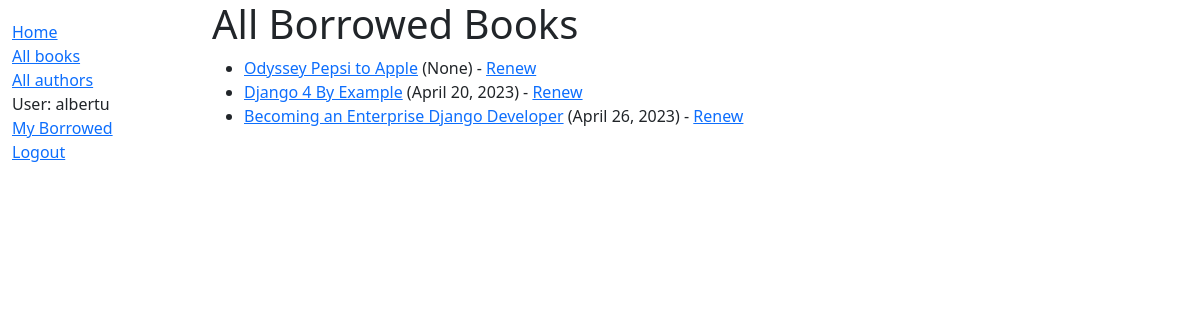
Screenshot of /catalog/borrowed/ (signed in) with the database file from the repository.
### catalog/models.py (models this page shows, shortened)
class BookInstance(models.Model):
    id = models.UUIDField(primary_key=True, default=uuid.uuid4, help_text='Unique ID for this particular book across whole library')
    book = models.ForeignKey('Book', on_delete=models.RESTRICT, null=True)
    imprint = models.CharField(max_length=200)
    due_back = models.DateField(null=True, blank=True)
    borrower = models.ForeignKey(User, on_delete=models.SET_NULL, null=True, blank=True)
    LOAN_STATUS = (
        ('m', 'Maintenance'),
        ('o', 'On loan'),
        ('a', 'Available'),
        ('r', 'Reserved'),
    )
    status = models.CharField(
        max_length=1,
        choices=LOAN_STATUS,
        blank=True,
        default='m',
        help_text='Book availability',
    )
    class Meta:
        ordering = ['due_back']
        permissions = (("can_mark_returned", "Set book as returned"),)
    def is_overdue(self):
        return bool(self.due_back and date.today() > self.due_back)

class Book(models.Model):
    title = models.CharField(max_length=200)
    author = models.ForeignKey('Author', on_delete=models.SET_NULL, null=True)
    summary = models.TextField(max_length=1000, help_text='Enter a brief description of the book')
    isbn = models.CharField('ISBN', max_length=13, unique=True,
                             help_text='13 Character <a href="https://www.isbn-international.org/content/what-isbn">ISBN number</a>')
    genre = models.ManyToManyField(Genre, help_text='Select a genre for this book')
    def display_genre(self):
        """Create a string for the Genre. This is required to display genre in Admin."""
        return ', '.join(genre.name for genre in self.genre.all()[:3])
    display_genre.short_description = 'Genre'

### catalog/views.py (the view)
# urls.py: path(r'borrowed/',views.LoanedBooksAllListView.as_view(),name='all-borrowed'),
class LoanedBooksAllListView(PermissionRequiredMixin, generic.ListView):
    model = BookInstance
    permission_required = 'catalog.can_mark_returned'
    template_name = 'catalog/bookinstance_list_borrowed_all.html'
    paginate_by = 10
    def get_queryset(self):
        return BookInstance.objects.filter(status__exact='o').order_by('due_back')

### catalog/templates/catalog/bookinstance_list_borrowed_all.html
{% extends "base_generic.html" %}
{% block content %}
    <h1>All Borrowed Books</h1>
    {% if bookinstance_list %}
    <ul>
      {% for bookinst in bookinstance_list %}
      <li class="{% if bookinst.is_overdue %}text-danger{% endif %}">
        <a href="{% url 'book-detail' bookinst.book.pk %}">{{bookinst.book.title}}</a> ({{ bookinst.due_back }}) {% if user.is_staff %}- {{ bookinst.borrower }}{% endif %} {% if perms.catalog.can_mark_returned %}- <a href="{% url 'renew-book-librarian' bookinst.id %}">Renew</a>  {% endif %}
      </li>
      {% endfor %}
    </ul>
    {% else %}
      <p>There are no books borrowed.</p>
    {% endif %}
{% endblock %}

### catalog/templates/base_generic.html (shortened to what this page needs)
<!DOCTYPE html>
<html lang="en">
<head>
    <link href="https://cdn.jsdelivr.net/npm/bootstrap@5.1.3/dist/css/bootstrap.min.css" rel="stylesheet">
    {% load static %}
    <link rel="stylesheet" href="{% static 'css/styles.css' %}">
</head>
<body>
    <div class="container-fluid">
        <div class="row">
            <div class="col-sm-2">
                {%  block sidebar %}
                    <ul class="sidebar-nav">
                        <li><a href="{% url 'index' %}">Home</a></li>
                        <li><a href=" {% url 'books' %}">All books</a></li>
                        <li><a href="{% url 'authors' %}">All authors</a></li>
                        {% if user.is_authenticated %}
                        <li>User: {{ user.get_username }}</li>
                        <li><a href="{% url 'my-borrowed' %}">My Borrowed</a></li>
                        <li><a href="{% url 'logout' %}?next={{ request.path }}">Logout</a></li>
                      {% else %}
                        <li><a href="{% url 'login' %}?next={{ request.path }}">Login</a></li>
                      {% endif %}
                    </ul>
                {% endblock %}
            </div>
            <div class="col-sm-10">
                {% block content %}
                {% endblock %}
            </div>
        </div>
    </div>
</body>
</html>

### catalog/static/css/styles.css (style rules this page uses)
.sidebar-nav { margin-top: 20px; padding: 0; }

### rows the page displays
BookInstance: book "Odyssey Pepsi to Apple", due_back "None"
BookInstance: book "Django 4 By Example", due_back "April 20, 2023"
BookInstance: book "Becoming an Enterprise Django Developer", due_back "April 26, 2023"

### other values shown
{{ user.get_username }} "albertu"
